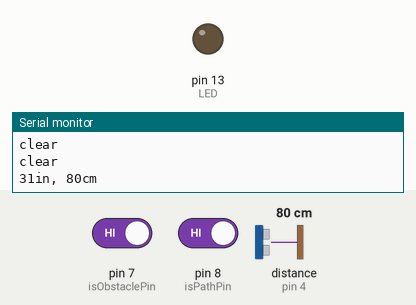
This sketch was run on a simulated Arduino Uno, built with avr-gcc and run on an emulated ATmega328P. Parts: output pins drawn as LEDs (lit = HIGH), the last lines printed to the serial monitor. Wiring (inferred from the names in the program): ultrasonic range finder: trigger pin 2; echo pin 4. Dashed ring = blinking. The test bench sets the inputs (shaded band); at power-on: pin 7 (isObstaclePin) HIGH, pin 8 (isPathPin) HIGH, distance to the obstacle (sensor on pin 4) 80 cm. The echo pulse lasts 58.3 µs per cm; pins used as bus, display or sensor lines are not drawn.

Above: at 3.9 s.
4.0 s: pin 7 (isObstaclePin) driven LOW
At 9.8 s:
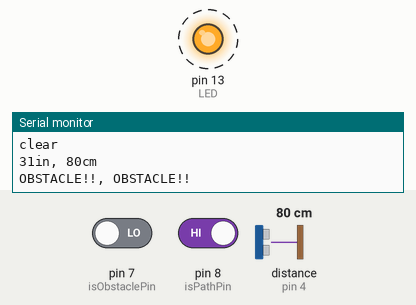
9.9 s: pin 8 (isPathPin) driven LOW
At 10.5 s:
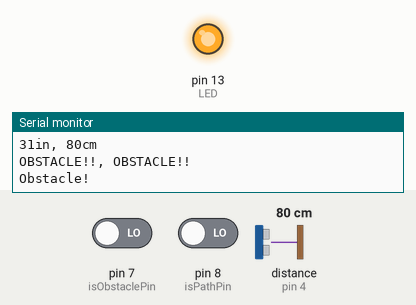
13.7 s: pin 8 (isPathPin) driven HIGH
At 16.4 s:
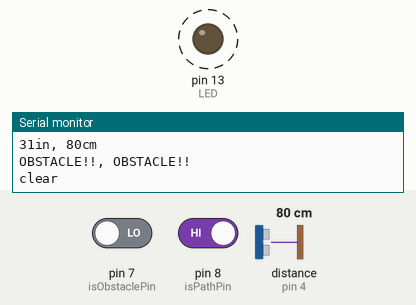
19.6 s: pin 7 (isObstaclePin) driven HIGH
At 20.9 s:
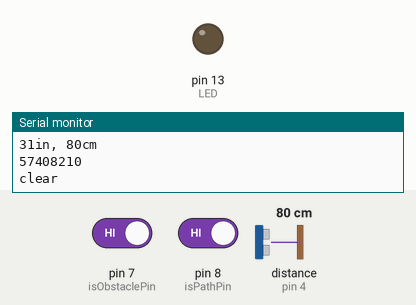
Timing chart, 0 to 22.6 s (numbered marks = the images above; inputs shaded):
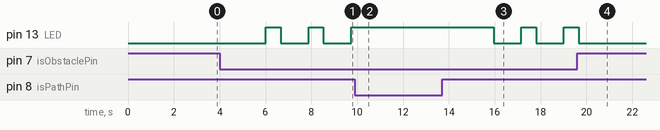

The sketch:

parkingSensorModule.ino
```cpp
#include <RCSwitch.h>

RCSwitch mySwitch = RCSwitch();

int LED = 13; // Use the onboard Uno LED

int isObstaclePin = 7;  // This is our input pin
int isObstacle = HIGH;  // HIGH MEANS NO OBSTACLE

int isPathPin = 8;  // This is our input pin
int isPath = HIGH;  // High is no car in path

const int trigPin = 2;
const int echoPin = 4;

void setup() {
  // put your setup code here, to run once:
  pinMode(LED, OUTPUT);
  pinMode(isPathPin, INPUT);
  pinMode(isObstaclePin, INPUT);
  pinMode(trigPin, OUTPUT);
  pinMode(echoPin, INPUT);
  Serial.begin(9600);
  mySwitch.enableTransmit(10);
}

void loop() {
  long duration, inches, cm;
  // put your main code here, to run repeatedly:
  isObstacle = digitalRead(isObstaclePin);
  String id = "2";
  String zip = "57408";
  String lot = "1";
  long ret = 57408210;
  if (isObstacle == LOW)
  {
    mySwitch.send(ret + 1, 32);
    Serial.println("OBSTACLE!!, OBSTACLE!!");
    digitalWrite(LED, HIGH);
  }
  else
  {
    mySwitch.send(ret + 0, 32);
    Serial.println(ret);
    Serial.println("clear");
    digitalWrite(LED, LOW);
  }
  delay(200);

  isPath = digitalRead(isPathPin);
  id = "3";
  zip = "47408";
  lot = "2";
  ret = 47408320;
  if (isPath == LOW)
  {
    mySwitch.send(ret+1,32);
    Serial.println("Obstacle!");
    digitalWrite(LED, HIGH);
  }
  else
  {
    mySwitch.send(ret+0,32);
    Serial.println("clear");
    digitalWrite(LED, LOW);
  }
  delay(200);

  pinMode(trigPin, OUTPUT);
  digitalWrite(trigPin, LOW);
  delayMicroseconds(2);
  digitalWrite(trigPin, HIGH);
  delayMicroseconds(10);
  digitalWrite(trigPin, LOW);

  // Read the signal from the sensor: a HIGH pulse whose
  // duration is the time (in microseconds) from the sending
  // of the ping to the reception of its echo off of an object.
  pinMode(echoPin, INPUT);
  duration = pulseIn(echoPin, HIGH);

  // convert the time into a distance
  inches = microsecondsToInches(duration);
  cm = microsecondsToCentimeters(duration);
  id = "1";
  zip = "47408";
  lot = "3";
  ret = 47408130;
  if(cm>0 && cm < 5){
    mySwitch.send(ret+1,32);
  }else{
    mySwitch.send(ret+0,32);
  }
  Serial.print(inches);
  Serial.print("in, ");
  Serial.print(cm);
  Serial.print("cm");
  Serial.println();

  delay(100);
}

long microsecondsToInches(long microseconds)
{
  // According to Parallax's datasheet for the PING))), there are
  // 73.746 microseconds per inch (i.e. sound travels at 1130 feet per
  // second).  This gives the distance travelled by the ping, outbound
  // and return, so we divide by 2 to get the distance of the obstacle.
  // See: http://www.parallax.com/dl/docs/prod/acc/28015-PING-v1.3.pdf
  return microseconds / 74 / 2;
}

long microsecondsToCentimeters(long microseconds)
{
  // The speed of sound is 340 m/s or 29 microseconds per centimeter.
  // The ping travels out and back, so to find the distance of the
  // object we take half of the distance travelled.
  return microseconds / 29 / 2;
}
```

Measured:
- after the input at 4.0 s, pin 13 (LED): alternates HIGH for 0.65 s and LOW for 1.2 s, starting after 2.0 s
- after the input at 9.9 s, pin 13 (LED): stops changing and stays HIGH
- after the input at 13.7 s, pin 13 (LED): alternates HIGH for 0.65 s and LOW for 1.2 s, starting after 2.2 s
- after the input at 19.6 s, pin 13 (LED): goes on until 19.7 s, then stays LOW
